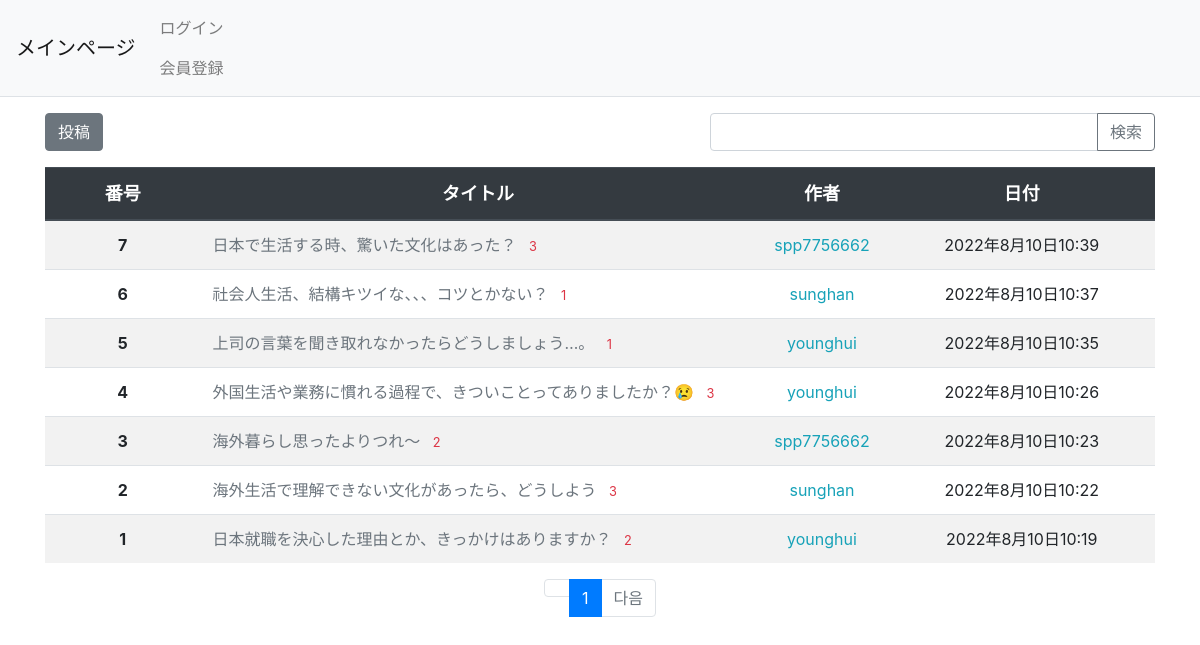
The app's page /pybo/worry/ with its own data.
### pybo/models.py (models this page shows, shortened)
class Question(models.Model):
    author = models.ForeignKey(User, on_delete=models.CASCADE, related_name='author_question')
    subject = models.CharField(max_length=200)
    content = models.TextField()
    modify_date = models.DateTimeField(null=True, blank=True)
    create_date = models.DateTimeField()
    voter = models.ManyToManyField(User, related_name='voter_question')
    tag = models.CharField(max_length=20, null=True, blank=True)

### pybo/views/base_views.py (the view)
# urls.py: path('worry/', base_views.worry_page, name='worry'),
def worry_page(request):
    page = request.GET.get('page', '1')
    question_list = Question.objects.order_by('-create_date')
    worry_question_list = question_list.filter(
        Q(tag__icontains="고민 게시판")  # 태그 검색
    ).distinct()
    paginator = Paginator(worry_question_list, 10)  # 페이지당 10개씩 보여주기
    page_obj = paginator.get_page(page)
    context = {'question_list': page_obj, 'page': page}
    return render(request, 'pybo/question_list.html', context)

### pybo/templatetags/pybo_filter.py (called while the page is built)
@register.filter
def sub(value, arg):
    return value - arg

### templates/pybo/question_list.html (shortened to what this page needs)
{% extends 'base.html' %}
{% load pybo_filter %}
{% block content %}
<div class="container my-3">
    <div class="row my-3">
        <div class="col-7">
            <a href="{% url 'pybo:question_create' %}" class="btn btn-secondary"><body>投稿</body></a>
        </div>
        <div class="col-5">
            <div class="input-group">
                <input type="text" id="search_kw" class="form-control" value="{{ kw|default_if_none:'' }}">
                <div class="input-group-append">
                    <button class="btn btn-outline-secondary" type="button" id="btn_search">検索</button>
                </div>
            </div>
        </div>
    </div>
    <table class="table table-hover table-striped">
        <thead>
        <tr class="text-center thead-dark">
            <th style="width:14%"><font size="4">番号</font></th>
            <th style="width:50%"><font size="4">タイトル</font></th>
            <th style="width:12%"><font size="4">作者</font></th>
            <th style="width:25%"><font size="4">日付</font></th>
        </tr>
        </thead>
        <tbody>
        {% if question_list %}
        {% for question in question_list %}
        <tr class="text-center">
            <td><strong>
                {{ question_list.paginator.count|sub:question_list.start_index|sub:forloop.counter0|add:1 }}
                </strong>
            </td>
            <td class="text-left">
                <a href="{% url 'pybo:detail' question.id %}"><span class="text-muted">{{ question.subject }}</a>
                {% if question.answer_set.count > 0 %}
                <span class="text-danger small ml-2">{{ question.answer_set.count }}</span>
                {% endif %}
            </td>
            <td class="..userName">
                <a href="javascript:void(0);" onclick="name_search(this)"><span class="text-info">{{ question.author.username }}</span></a>
            </td>
            <td>{{ question.create_date }}</td>
        </tr>
        {% endfor %}
        {% else %}
        <tr>
            <td colspan="3">질문이 없습니다.</td>
        </tr class="tr-bordered">
        {% endif %}
        </tbody>
    </table>
    <ul class="pagination justify-content-center">
        {% if question_list.has_previous %}
        <li class="page-item">
            <a class="page-link" data-page="{{ question_list.previous_page_number }}"
           href="javascript:void(0)"><span class="text-muted">前</span></a>
        </li>
        {% else %}
        <li class="page-item">
            <a class="page-link" data-page="{{ page_number }}"
           href="javascript:void(0)">{{ page_number }}</a>
        </li>
        {% endif %}
        {% for page_number in question_list.paginator.page_range %}
        {% if page_number >= question_list.number|add:-5 and page_number <= question_list.number|add:5 %}
            {% if page_number == question_list.number %}
            <li class="page-item active" aria-current="page">
                <a class="page-link" href="?page={{ page_number }}">{{ page_number }}</a>
            </li>
            {% else %}
            <li class="page-item">
                <a class="page-link" href="?page={{ page_number }}"><span class="text-muted">{{ page_number }}</span></a>
            </li>
            {% endif %}
        {% endif %}
        {% endfor %}
        {% if question_list.has_next %}
        <li class="page-item">
            <a class="page-link" data-page="{{ question_list.next_page_number }}"
           href="javascript:void(0)"><span class="text-muted">次</span></a>
        </li>
        {% else %}
        <li class="page-item disabled">
            <a class="page-link" tabindex="-1" aria-disabled="true" href="#"><span class="text-muted">다음</span></a>
        </li>
        {% endif %}
    </ul>
</div>
{% endblock %}

### records on screen
Question: paginator.count|sub "7", subject "日本で生活する時、驚いた文化はあった？", answer_set.count "3", author.username "spp7756662", create_date "2022年8月10日10:39"
Question: paginator.count|sub "6", subject "社会人生活、結構キツイな、、、コツとかない？", answer_set.count "1", author.username "sunghan", create_date "2022年8月10日10:37"
Question: paginator.count|sub "5", subject "上司の言葉を聞き取れなかったらどうしましょう…。", answer_set.count "1", author.username "younghui", create_date "2022年8月10日10:35"
Question: paginator.count|sub "4", subject "外国生活や業務に慣れる過程で、きついことってありましたか？😢", answer_set.count "3", author.username "younghui", create_date "2022年8月10日10:26"
Question: paginator.count|sub "3", subject "海外暮らし思ったよりつれ～", answer_set.count "2", author.username "spp7756662", create_date "2022年8月10日10:23"
Question: paginator.count|sub "2", subject "海外生活で理解できない文化があったら、どうしよう", answer_set.count "3", author.username "sunghan", create_date "2022年8月10日10:22"
Question: paginator.count|sub "1", subject "日本就職を決心した理由とか、きっかけはありますか？", answer_set.count "2", author.username "younghui", create_date "2022年8月10日10:19"

### other values on screen
{{ page_number }} "1"
